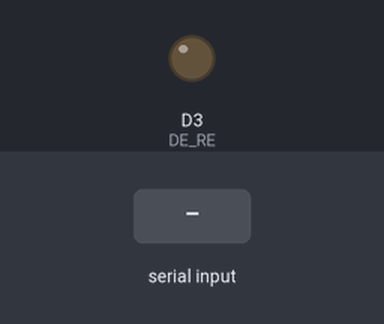
A sketch run on a simulated Arduino Zero (SAMD21). Parts: output pins drawn as LEDs (lit = HIGH). The inputs (shaded band) are chosen by the test bench. What the sketch prints to the serial monitor is not drawn.

Above: at 1.2 s.
1.3 s: "90,45,200\n" received over the second serial link
At 3.41 s:
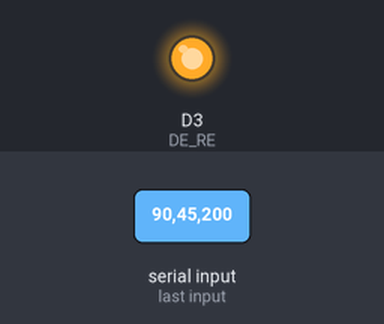
4.3 s: "30,150,10\n" received over the second serial link
At 7.1 s:
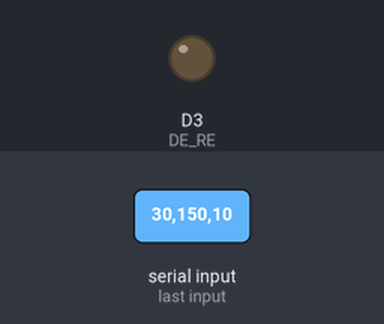
7.3 s: "90,45\n" received over the second serial link
Timing chart, 0 to 16.0 s (numbered marks = the images above; inputs shaded):
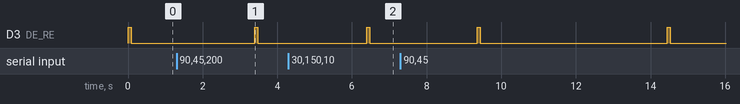

The sketch:

NANO_33_IoT.ino
```cpp
#include <Arduino.h>
#include "wiring_private.h"


// 設定虛擬序列埠
Uart pHSerial (&sercom0, 5, 6, SERCOM_RX_PAD_1, UART_TX_PAD_0);
int DE_RE = 3;  // 致能腳位

// 函數宣告
float getpH(String pH);
void command(unsigned char item[]);

// 設定虛擬序列埠
void SERCOM0_Handler()
{
    pHSerial.IrqHandler();
}


void setup()
{
    pinPeripheral(5, PIO_SERCOM_ALT);
    pinPeripheral(6, PIO_SERCOM_ALT);
    Serial.begin(9600);
    pHSerial.begin(9600);
    pinMode(DE_RE, OUTPUT);
    //  digitalWrite(DE_RE,LOW);
    while (!Serial) ; // 等待序列埠連線
    Serial.println("序列埠連線完成");
}
void loop()
{
  // 命令字串
  unsigned char item1[] = {0x01, 0x04, 0x00, 0x00, 0x00, 0x02, 0x71, 0xCB};
  unsigned char item2[] = {0x02, 0x04, 0x00, 0x00, 0x00, 0x02, 0x71, 0xF8};
  unsigned char item3[] = {0x03, 0x04, 0x00, 0x00, 0x00, 0x02, 0x70, 0x29};
  unsigned char item4[] = {0x04, 0x04, 0x00, 0x06, 0x00, 0x02, 0x91, 0x9F};

  Serial.println("PH值");
  command(item1);
  delay(2000);
  Serial.println("鹽度CON");
  command(item2);
  delay(2000);
  Serial.println("DO溶氧量");
  command(item3);
  delay(2000);
  Serial.println("ORP電極");
  command(item4);
  delay(2000);
}

// 傳送指令給感測器，並呼叫getdata解讀回傳值
void command(unsigned char item[]){
    String ans = "";
    unsigned long runTime1, runTime2;
    int count = 0;

    //高電位-寫入模式
    digitalWrite(DE_RE, HIGH);
    Serial.println("寫入模式");

    // 傳送測溫命令
    for (int i = 0; i < 8; i++)
    {
        pHSerial.write(item[i]); // 依序寫入指令
        Serial.print(item[i], HEX);
        delay(10) ;
    }
    Serial.println();

    //高電位-讀取模式
    digitalWrite(DE_RE, LOW);
    Serial.println("讀取模式");

     runTime1 = millis();      //讀取 Arduino 板執行時間

  // 等待感測器回應，若太久沒有回應則退出
    while(!pHSerial.available()){
      runTime2 = millis();
//      Serial.println(runTime2-runTime1);
      if((runTime2-runTime1)>= 3000)
        break;
    }
    // 讀取感測器回傳指令
    while (pHSerial.available())
    {
        count += 1;
        unsigned char in = (unsigned char)pHSerial.read();
//        Serial.print(in, HEX);
        ans += in;
        ans += ',';
        delay(10);
    }
    Serial.println(ans);
    // 判斷感測器是否有回應
    if (count != 0){
      if (count!=(5+2*(int(item[5])))) // 若回傳長度不對，則回傳錯誤
        Serial.println("回傳錯誤");
      else{
            Serial.println("解讀數值");
           float info = getdata(ans);
            Serial.println(info);
          }
    }
    else
      Serial.println("感測器無回應");

    Serial.println("---------------");
  }

//解讀回傳指令
float getdata(String ans)
{
    int commaPosition;
    String info[9]; // 用字串陣列儲存
    for (int i = 0; i < 11; i++)
    {
        commaPosition = ans.indexOf(','); // 尋找字串中逗號的位置
        if (commaPosition != -1)
        {
            info[i] = ans.substring(0, commaPosition);
            ans = ans.substring(commaPosition + 1, ans.length());
        }
    }
    if (info[2].toInt() == 2)
      return (info[3].toInt() * 256 + info[4].toInt() * 16);
    else if (info[2].toInt() == 4){
      Serial.print("小數點位數:");
      Serial.println(info[5].toInt());
      Serial.print("單位代號:");
      Serial.println(info[6].toInt(),HEX);
      return ((info[3].toInt() * 256 + info[4].toInt())/pow(10, info[5].toInt()));
      }
}
```

Measured:
- after the input at 1.3 s, D3 (DE_RE): LOW → HIGH after 2.1 s, → LOW 0.08 s later
- after the input at 4.3 s, D3 (DE_RE): LOW → HIGH after 2.1 s, → LOW 0.08 s later
